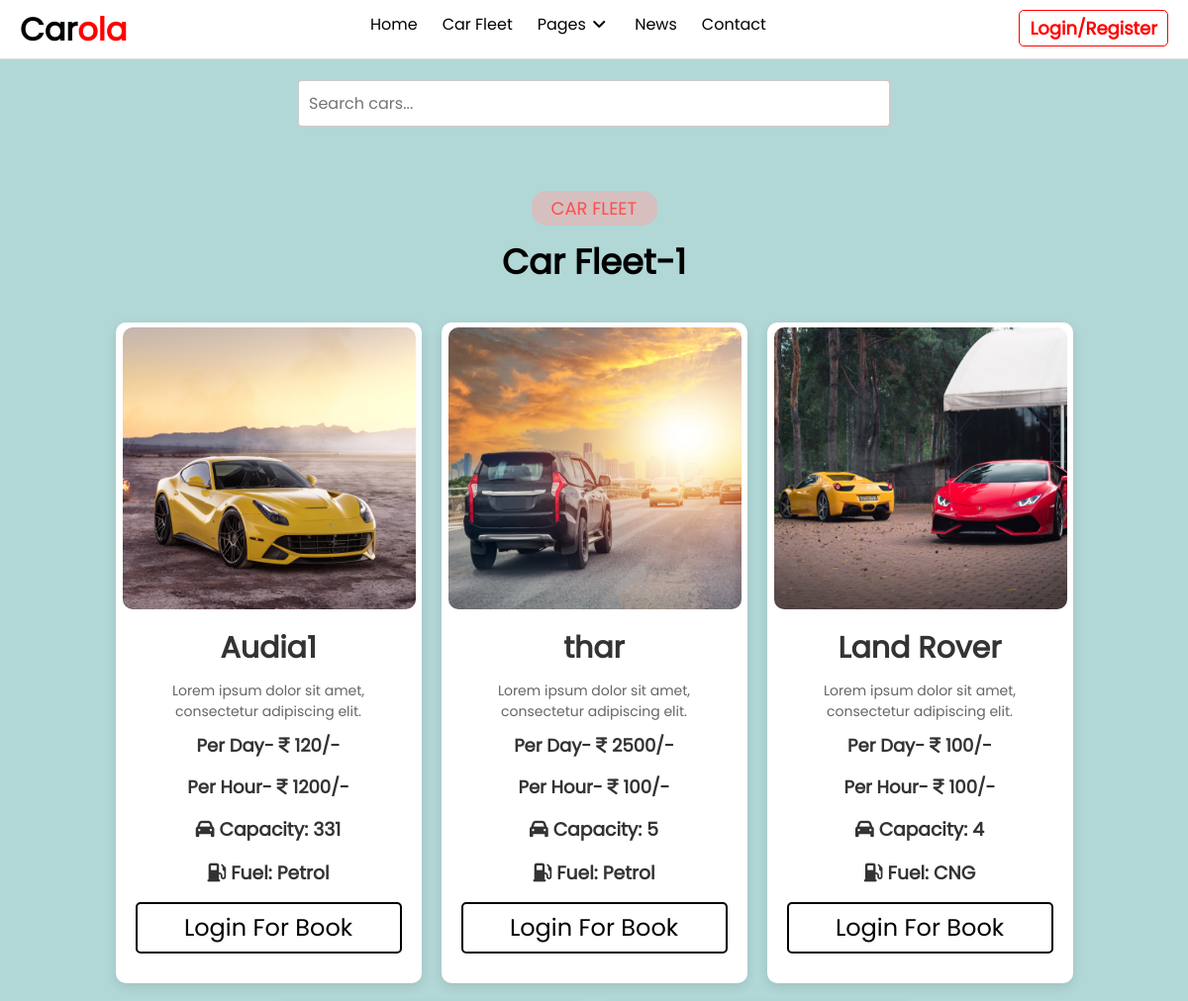
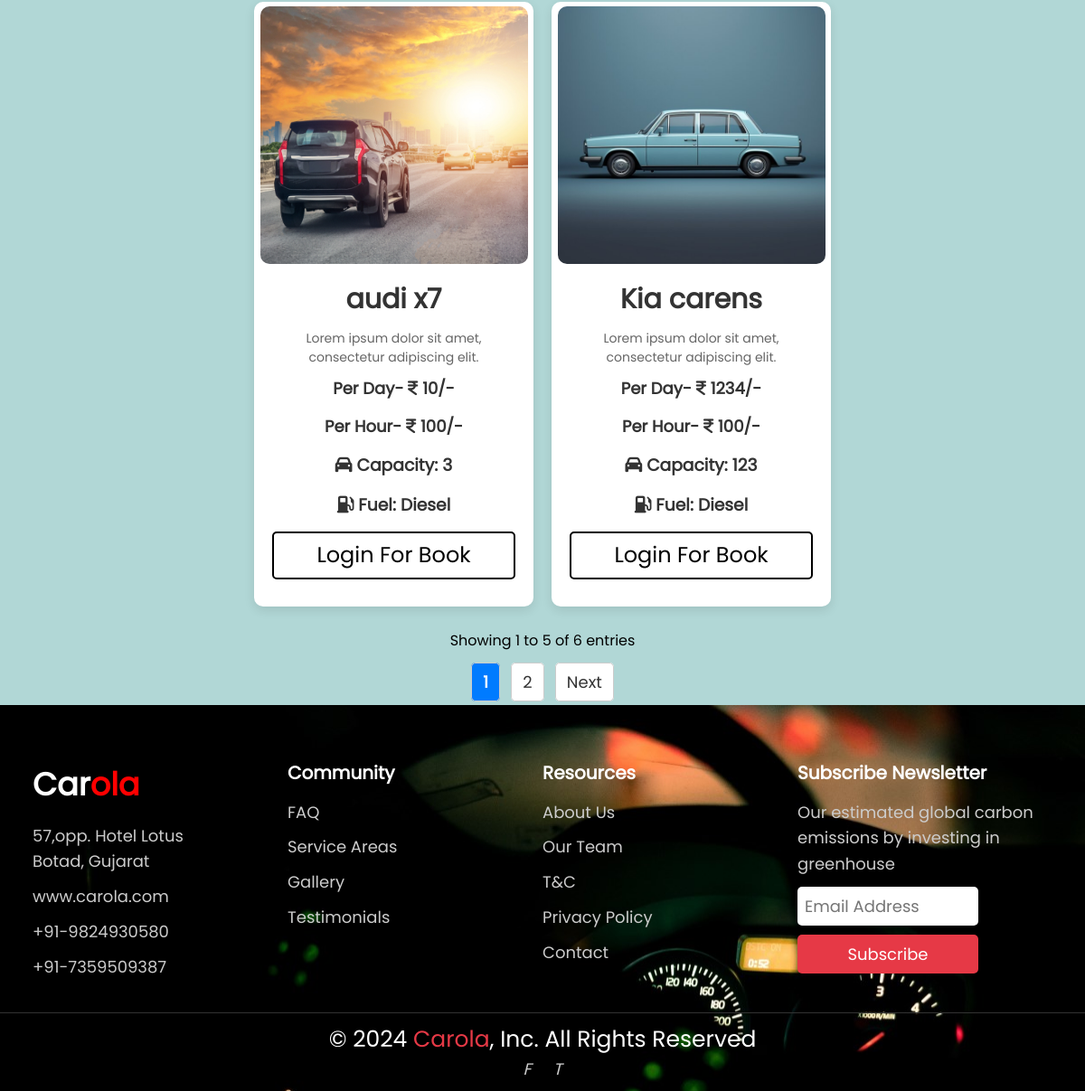
The page /car_list1.php on the database its author committed (2 pictures, top to bottom).
### tables this page shows
CREATE TABLE IF NOT EXISTS `car_list` (
  `vid` int NOT NULL AUTO_INCREMENT,
  `cname` varchar(255) NOT NULL,
  `modal` int NOT NULL,
  `chprice` int NOT NULL,
  `price` int NOT NULL,
  `no_plate` varchar(255) NOT NULL,
  `brand` varchar(255) NOT NULL,
  `image` varchar(255) NOT NULL,
  `seat` int NOT NULL,
  `fual` varchar(255) NOT NULL,
  `door` int NOT NULL,
  `en_power` varchar(255) NOT NULL,
  `en_type` varchar(255) NOT NULL,
  `break_type` varchar(255) NOT NULL,
  `fual_capacity` int NOT NULL,
  `mileage` int NOT NULL,
  `status` int NOT NULL,
  `accessories` varchar(255) NOT NULL,
  PRIMARY KEY (`vid`)
);

### car_list1.php (the view, shortened to what this page needs)
<?php
@include "include/config.php";
$limit = 5;
$page = isset($_GET['page']) ? $_GET['page'] : 1;
$start = ($page - 1) * $limit;
$select_car = "SELECT * FROM car_list  LIMIT $start, $limit";
$result = mysqli_query($conn, $select_car);
$total_result = mysqli_query($conn, "SELECT COUNT(*) AS total FROM car_list");
$total_row = mysqli_fetch_assoc($total_result);
$total_entries = $total_row['total'];
$total_pages = ceil($total_entries / $limit);
?>
<!DOCTYPE html>
<html lang="en">
<head>
    <link rel="stylesheet" href="css/all.min.css">
    <link rel="stylesheet" href="css/fontawesome.min.css">
</head>
<?php
@include "navbar.php";
?>
<body style="background-color: #b1d7d6;">
    <div class="search-container">
        <input type="text" id="search" placeholder="Search cars..." onkeyup="searchCars()">
    </div>
    <div class="fleet" id="fleet-container">
        <div class="header" id="header">
            <span class="badge">CAR FLEET</span>
            <h1>Car Fleet-1</h1>
        </div>
        <?php
        if (mysqli_num_rows($result) > 0) {
            while ($row = mysqli_fetch_array($result)) {
                $image = explode(",", $row['image']);
        ?>
                <div class="card" data-name="<?php echo strtolower($row['cname']); ?>">
                    <img src="admin/img/<?php echo $image[0] ?>" alt="Car Image">
                    <h2 class="card-title"> <?php echo $row['cname']; ?> </h2>
                    <p class="description">Lorem ipsum dolor sit amet, consectetur adipiscing elit.</p>
                    <h3 class="price">Per Day- <i class="fa-solid fa-indian-rupee-sign"></i> <?php echo $row['price']; ?>/-</h3>
                    <h3 class="price">Per Hour- <i class="fa-solid fa-indian-rupee-sign"></i> <?php echo $row['chprice']; ?>/-</h3>
                    <h3 class="capacity"><i class="fa-solid fa-car"></i> Capacity: <?php echo $row['seat']; ?></h3>
                    <h3 class="fual"><i class="fa-solid fa-gas-pump"></i> Fuel: <?php echo $row['fual']; ?></h3>
                    <div>
                        <?php if ($_SESSION["alogin"]) { ?>
                            <a href="car_detail.php?vid=<?php echo $row['vid']; ?>" class="order-button">Rent Now</a>
                        <?php } else { ?>
                            <a href="login.php" class="order-button">Login For Book</a>
                        <?php } ?>
                    </div>
                </div>
        <?php
            }
        }
        ?>
    </div>
    <div class="d-flex">
        <div class="entries">Showing <?php echo $start + 1; ?> to <?php echo min($start + $limit, $total_entries); ?> of <?php echo $total_entries; ?> entries</div>
        <div class="pagination" style="margin-bottom: 10px;">
            <?php for ($i = 1; $i <= $total_pages; $i++): ?>
                <a href="?page=<?php echo $i; ?>" class="page-link <?php echo $i == $page ? 'active' : ''; ?>"><?php echo $i; ?></a>
            <?php endfor; ?>
            <?php if ($page < $total_pages): ?>
                <a href="?page=<?php echo $page + 1; ?>" class="page-link">Next</a>
            <?php endif; ?>
        </div>
    </div>
    <?php
    @include "footer.php";
    ?>
</body>
</html>

### car_list1.php (style rules this page uses)
body { font-family: 'pop-regular', sans-serif; background-color: #b1d7d6; margin: 0; padding: 0; display: flex; flex-direction: column; align-items: center; }
.search-container { text-align: center; margin: 20px auto; width: 100%; max-width: 600px; }
.search-container input { width: 100%; padding: 10px; font-size: 16px; border: 2px solid #ccc; border-radius: 5px; outline: none; box-sizing: border-box; }
.fleet { display: flex; flex-wrap: wrap; justify-content: center; gap: 20px; padding: 20px; background-color: #b1d7d6; }
.card { background-color: #fff; width: 309px; border-radius: 10px; box-shadow: 0 4px 12px rgba(0, 0, 0, 0.1); overflow: hidden; padding: 20px; transition: transform 0.3s; text-align: center; color: #333; }
.card img { width: 296px; height: 285px; border-radius: 10px; margin-top: -15px; margin-left: -13px; }
.card-title { font-size: 30px; font-weight: bold; color: #333; margin: 10px 0; }
.description { font-size: 14px; color: #666; }
.price { font-size: 18px; font-weight: bold; color: #333; margin-top: 10px; }
.order-button { background-color: #fff; color: #000; padding: 5px 15px; border: 2px solid black; border-radius: 5px; cursor: pointer; text-align: center; display: block; width: 100%; text-decoration: none; font-size: 24px; transition: background 0.3s; }
#header { margin-top: 10px; width: 100%; }
.header { display: flex; flex-direction: column; align-items: center; }
.header h1 { font-size: 35px; margin-bottom: 15px; color: black; }
.badge { background-color: rgb(214, 191, 191); color: #ff4d4d; padding: 4px 10px; border-radius: 15px; font-size: 18px; display: inline-block; margin-bottom: 10px; margin-top: 14px; padding-left: 20px; width: 127px; }
.d-flex { justify-content: center; align-items: center; margin-top: 20px; width: 100%; text-align: center; }
.entries { color: #000; margin-right: 0; margin-bottom: 20px; margin-top:-15px ; }
.pagination a { padding: 8px 12px; margin: 0 4px; border: 1px solid #ccc; border-radius: 5px; text-decoration: none; color: #333; background-color: white; transition: background-color 0.3s ease; }
.pagination a.active { background-color: #007bff; color: white; font-weight: bold; }

### navbar.php (style rules this page uses)
body { margin: 0; font-family: 'Arial', sans-serif; }

### footer.php (style rules this page uses)
* { margin: 0; padding: 0; box-sizing: border-box; font-family:'pop-regular'; }
body { background-color: #fff; color: #fff; }
.h2, h3 { margin-bottom: 15px; }
.footer-section p, a { color: #ccc; font-size: 18px; line-height: 1.6; margin-bottom: 10px; }
a { text-decoration: none; }

### rows shown on the page
car_list: shows a picture, cname "Audia1", price "120", chprice "1200", seat "331", fual "Petrol"
car_list: cname "thar", price "2500", chprice "100", seat "5", fual "Petrol"
car_list: shows a picture, cname "Land Rover", price "100", chprice "100", seat "4", fual "CNG"
car_list: cname "audi x7", price "10", chprice "100", seat "3", fual "Diesel"
car_list: shows a picture, cname "Kia carens", price "1234", chprice "100", seat "123", fual "Diesel"

### other values the page prints
$start + 1 "1"
min($start + $limit, $total_entries) "5"
$total_entries "6"
